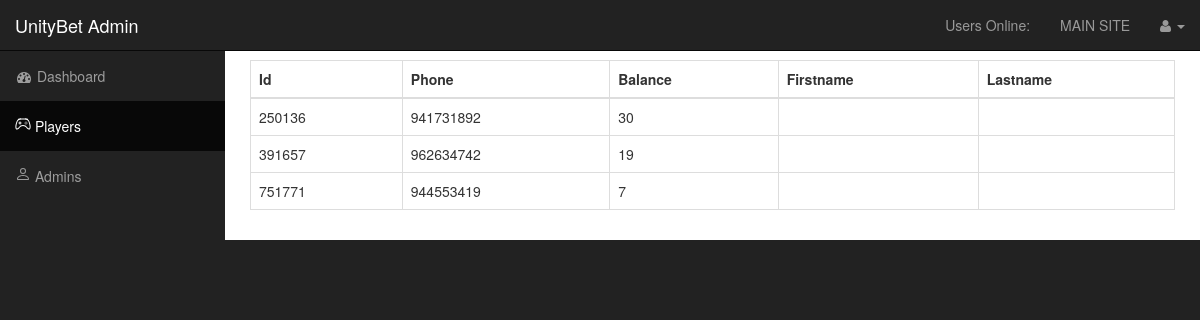
Page /admin/users.php (signed in) on the committed database.
### tables this page shows
CREATE TABLE `user` (
  `id` int(11) NOT NULL,
  `phone` int(11) NOT NULL,
  `password` varchar(255) NOT NULL,
  `DOB` date NOT NULL,
  `user_role` varchar(255) NOT NULL,
  `randSalt` varchar(255) NOT NULL,
  `token` text NOT NULL,
  `FirstName` varchar(255) NOT NULL,
  `LastName` varchar(255) NOT NULL,
  `balance` int(11) NOT NULL
);

### admin/includes/view_all_users.php (the view, shortened to what this page needs)
         <table class="table table-bordered table-hover">
              <thead>
                  <tr>
                      <th>Id</th>
                      <th>Phone</th>
                      <th>Balance</th>
                      <th>Firstname</th>
                      <th>Lastname</th>
                  </tr>
              </thead>
                    <tbody>
<?php
  $query = "SELECT * FROM user WHERE user_role = 'user' ";
  $select_users = mysqli_query($connection,$query);
  while($row = mysqli_fetch_assoc($select_users)) {
      $user_id             = $row['id'];
      $phone           = $row['phone'];
      $balance           = $row['balance'];
      $user_firstname      = $row['FirstName'];
      $user_lastname       = $row['LastName'];
      echo "<tr>";
      echo "<td>$user_id </td>";
      echo "<td>$phone  </td>";
      echo "<td>$balance  </td>";
      echo "<td>$user_firstname </td>";
      echo "<td>$user_lastname </td>";
      echo "</tr>";
  }
    ?>
          </tbody>
          </table>

### admin/css/sb-admin.css (style rules this page uses)
body { margin-top: 100px; background-color: #222; }
@media (min-width:768px) { body { margin-top: 50px; } }

### rows in the picture
user: id "250136", phone "941731892", balance "30"
user: id "391657", phone "962634742", balance "19"
user: id "751771", phone "944553419", balance "7"
